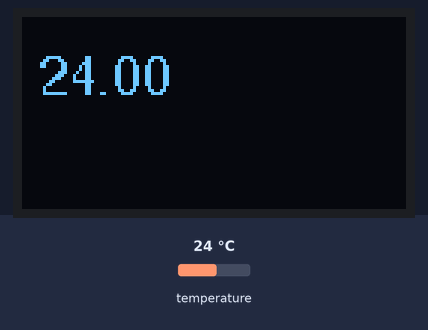
The sketch below on a simulated Arduino Uno, built with avr-gcc and run on an emulated ATmega328P. Parts: 128×64 one-colour display. The test bench sets the inputs (shaded band); at power-on: temperature 24 °C. What the sketch prints to the serial monitor is not drawn.

Above: at 1.2 s.
1.3 s: temperature set to 12 °C
At 2.1 s:
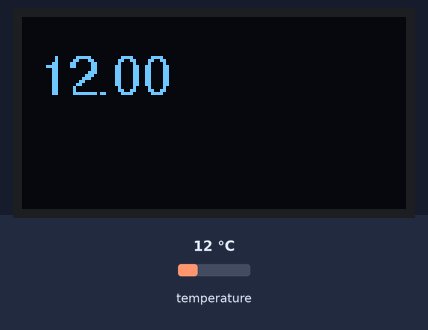
3.2 s: temperature set to 19 °C
At 4.7 s:
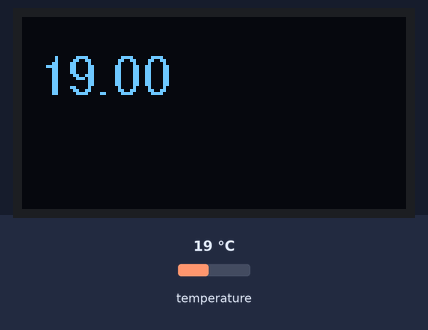
5.0 s: temperature set to 28 °C
At 6.1 s:
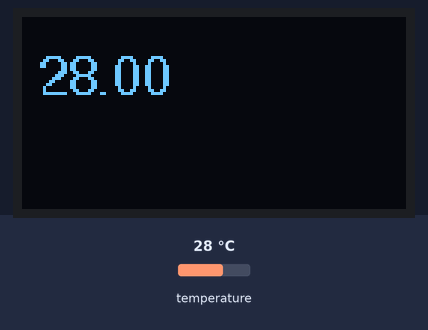
Timing chart, 0 to 8.0 s (numbered marks = the images above; inputs shaded):
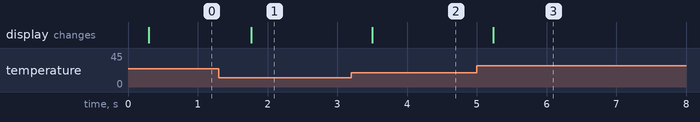

Measured:
- after the input at 1.3 s, the display: changes after 0.47 s (image 1)
- after the input at 3.2 s, the display: changes after 0.30 s (image 2)
- after the input at 5.0 s, the display: changes after 0.23 s (image 3)

The sketch:

sketch.ino
```cpp
#include <Wire.h>
#include <Adafruit_MCP9808.h>
#include <Adafruit_GFX.h>
#include <Adafruit_SSD1306.h>
#include <Fonts/FreeSans9pt7b.h>

#define SCREEN_WIDTH 128
#define SCREEN_HEIGHT 64

Adafruit_MCP9808 MCP9808 = Adafruit_MCP9808();
Adafruit_SSD1306 SSD = Adafruit_SSD1306(SCREEN_WIDTH, SCREEN_HEIGHT, &Wire, -1);

void setup() {
    Serial.begin(9600);

    SSD.begin(SSD1306_SWITCHCAPVCC, 0x3C);
    SSD.clearDisplay();

    MCP9808.begin(0x18);
    MCP9808.setResolution(3);
}

void loop() {
    MCP9808.wake();

    float celsius = MCP9808.readTempC();
    Serial.println(celsius);
    MCP9808.shutdown_wake(1);
    delay(200);

    SSD.setFont(&FreeSans9pt7b);
    SSD.clearDisplay();
    SSD.setTextSize(1);
    SSD.setTextColor(WHITE);
    SSD.setCursor(5, 25);
    SSD.println(String(celsius));
    SSD.display();
}
```
